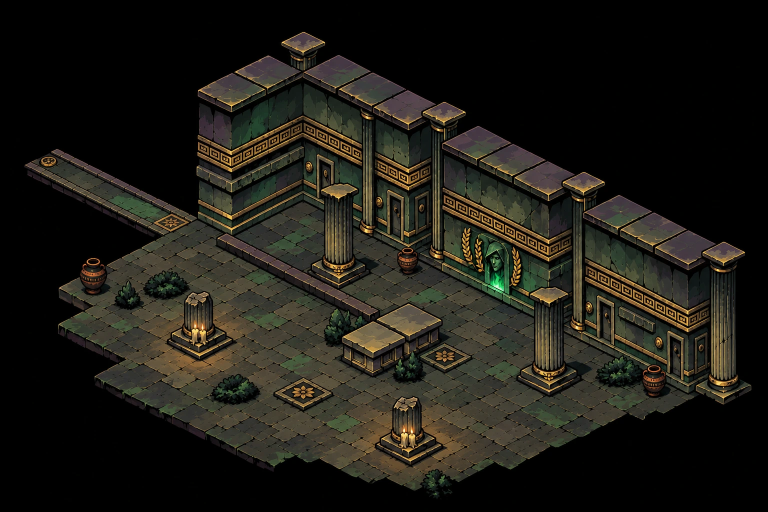
#> input picture assets/rooms/altar_01.png, 1536 x 1024 px (shown at 1/2 size)
$ python -i import_room_paint.py   (imports and definitions only)
#> lines starting #> are read from the running program, lines starting #| are printed output that depends on the picture; after the words box and inside, x2 and y2 are one past the last pixel; in counts of white or black regions, pixels touching at a corner belong together
#> further down, picture is the input picture: shape (1024, 1536, 3); mean B, G, R 22, 28.8, 30.8
"""Import a generated painting of a room (made from a paint guide, see
docs/paint_guides/README.md) so the game can lay it back over that room.

    python3 tools/rooms/import_room_paint.py PAINTING GUIDE_JSON NAME [walls]

PAINTING    the image the generator returned (any size; resized to the guide's)
GUIDE_JSON  the guide's camera file (world_to_image), written by --paint-guide
NAME        output name: assets/rooms/NAME.png and assets/rooms/NAME.json
holes=LAYOUT  (the Phlegethon) lone void cells inside an island in that layout file are
            sinkholes: dark painted pixels in them are keyed out so the lava shows
pits=LAYOUT   (the hub) every soul-fire pit cell in that layout file: dark painted pixels
            in it are keyed out so the game's green fire burns there
walls       the painting includes the walls the game adds around rooms (ENCLOSE): those
            walls then draw it; without it they keep their own art (older paintings
            show abyss where they stand)

What it does:
- The black abyss around the floor is made transparent, so the game's animated
  soul-fire void shows through: near-black regions connected to the image border are
  flood-filled and keyed out. Dark pixels inside the room (grout, pit shadows, ink) stay.
- A coarse copy of that abyss mask goes into the JSON (`mask`, one hex digit per 16 px),
  so the game knows where the painting has floor and only drops tiles there.
- Its average colour (`mean`) is stored too: the game tints walls it doesn't cover
  (kit art) toward it, so they don't stand out in grey.
- The guide's camera transform is copied next to it. The game fades the painting's outer
  edge itself (room_paint.gdshader), so it blends into the tiles beyond it.
"""
import json
import os
import sys

import numpy as np
from PIL import Image, ImageDraw, ImageFilter

ROOT = os.path.abspath(os.path.join(os.path.dirname(__file__), "..", ".."))
ABYSS_LUM = 0.035     # darker than this and touching the border = abyss
MASK_STEP = 16        # px per cell of the coarse mask in the JSON


def key_abyss(rgb):
    lum = rgb.mean(-1) / 255.0
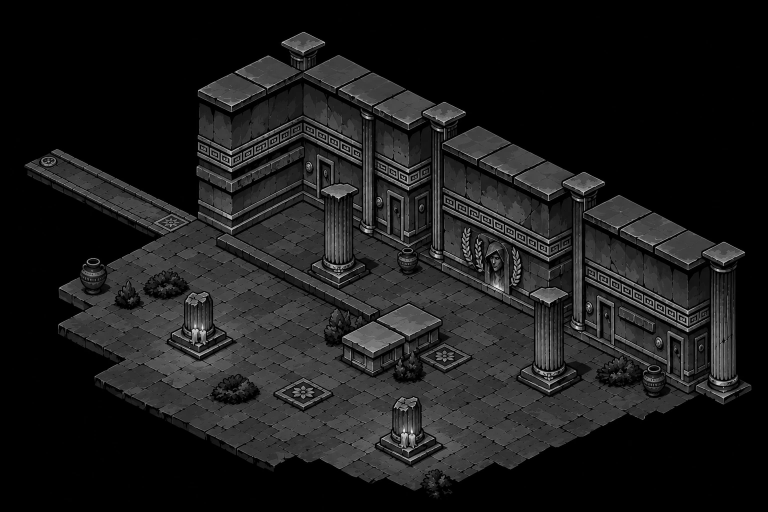
#> lum: shape (1024, 1536) float64 (shown at 1/2 size); min 0, max 0.956, mean 0.107
    mask = Image.fromarray(((lum < ABYSS_LUM) * 255).astype(np.uint8)).copy()   # fromarray images are read-only
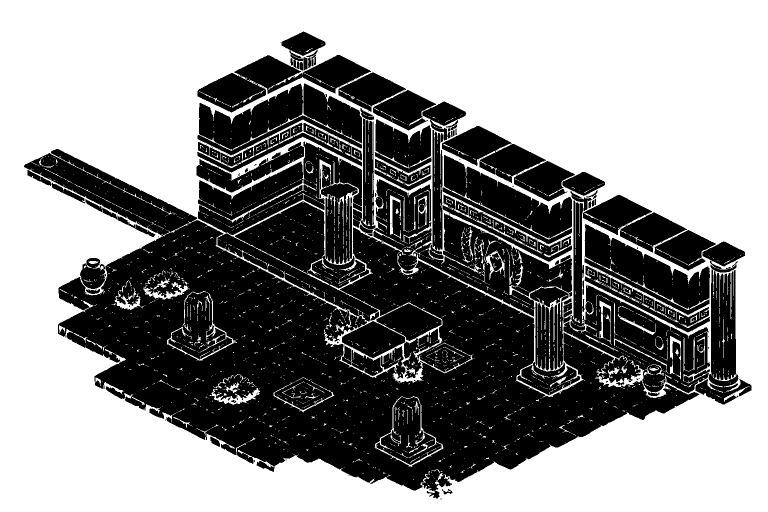
#> mask: PIL image 1536x1024 L (shown at 1/2 size); 55.9% white; 233 black regions (175 under 20 px), largest, box (x1, y1, x2, y2) and area: (48, 298, 1420, 998) 463313, (395, 167, 724, 311) 23015, (396, 282, 724, 470) 22645
    h, w = lum.shape
#> h = 1024; w = 1536
    border = [(x, 0) for x in range(w)] + [(x, h - 1) for x in range(w)] + \
             [(0, y) for y in range(h)] + [(w - 1, y) for y in range(h)]
    for x, y in border:
        if mask.getpixel((x, y)) == 255:
            ImageDraw.floodfill(mask, (x, y), 128, thresh=0)
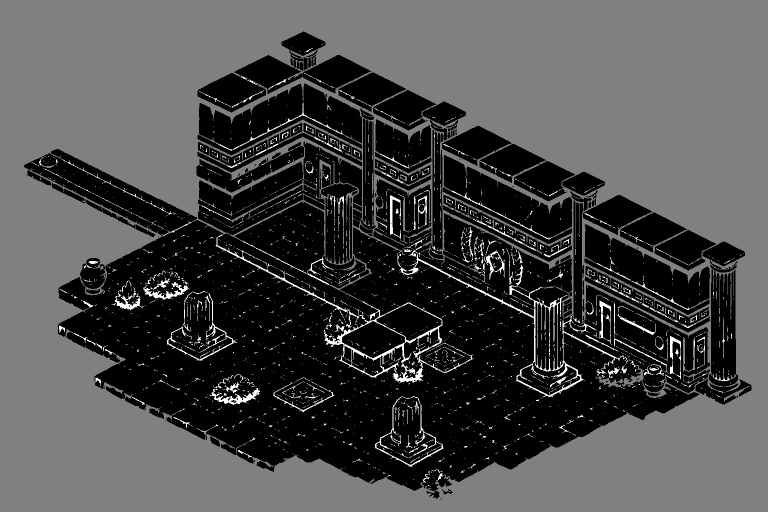
#> mask: PIL image 1536x1024 L (shown at 1/2 size); min 0, max 255, mean 75.2
    abyss = (np.asarray(mask) == 128).astype(np.uint8) * 255
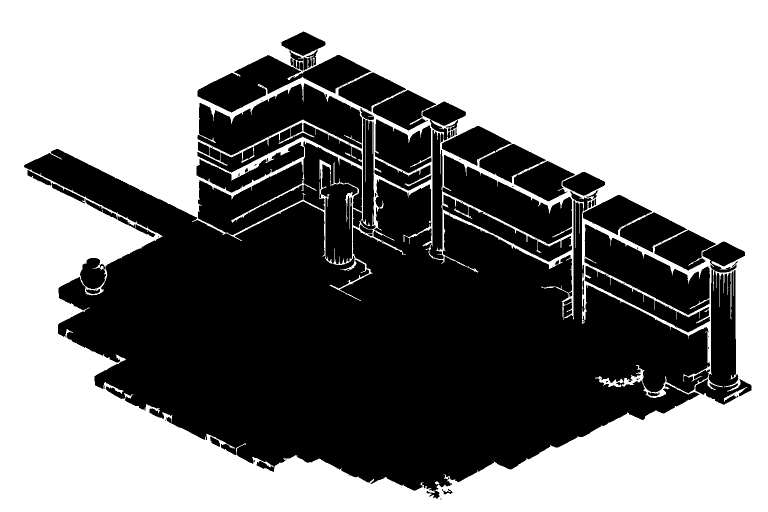
#> abyss: shape (1024, 1536) (shown at 1/2 size); 53% white; 177 black regions (123 under 20 px), largest, box (x1, y1, x2, y2) and area: (48, 298, 1420, 998) 502557, (395, 167, 724, 311) 23765, (396, 282, 724, 470) 23344
    # soften the cut by a pixel or two so the ink edge stays and nothing halos
    soft = Image.fromarray(abyss).filter(ImageFilter.MinFilter(3)).filter(ImageFilter.GaussianBlur(1.2))
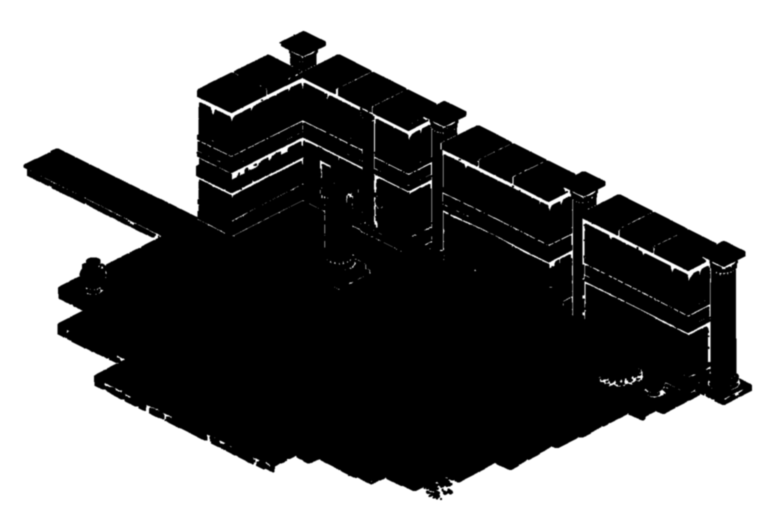
#> soft: PIL image 1536x1024 L (shown at 1/2 size); min 0, max 255, mean 129
    return 1.0 - np.asarray(soft).astype(np.float32) / 255.0
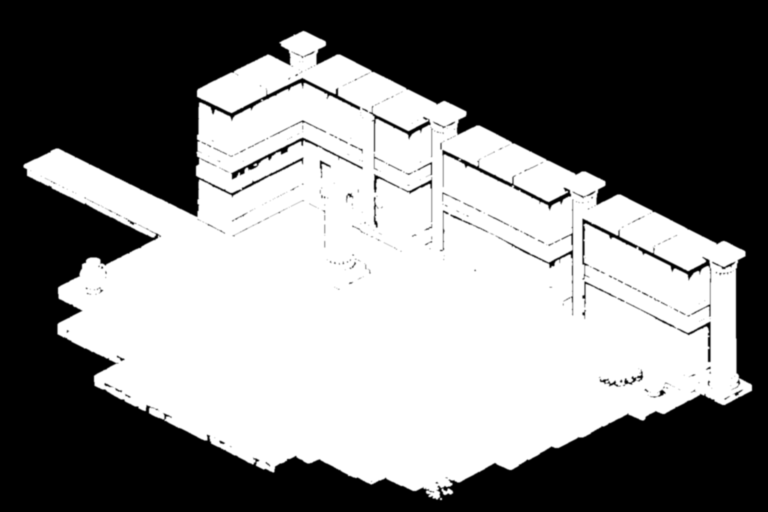
#> returned value: shape (1024, 1536) float32 (shown at 1/2 size); min 0, max 1, mean 0.494


HOLE_LUM = 0.1       # sinkholes: darker than this inside an interior void cell = see-through


# [62 lines left out: functions key_holes, main, not called in this run]


# [8 lines not run here, left out]

>>> import cv2
>>> picture = cv2.imread('../../assets/rooms/altar_01.png')
>>> result = key_abyss(picture)

$ run again, on assets/rooms/arena_jade.png
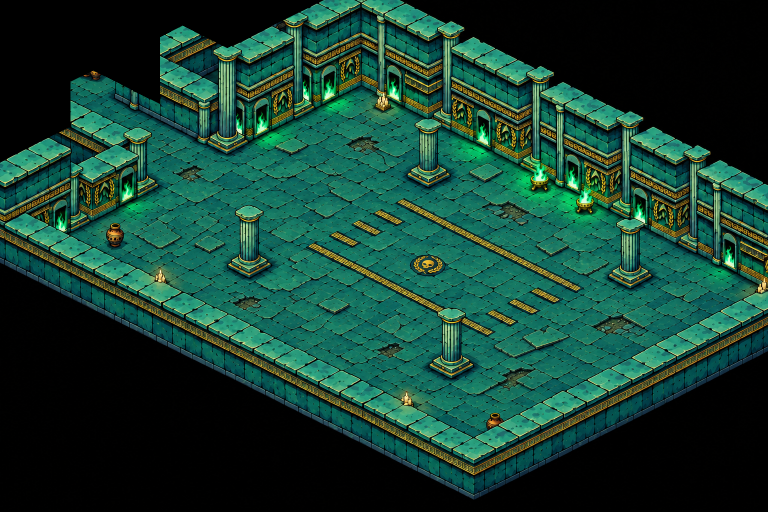
#> input picture assets/rooms/arena_jade.png, 1536 x 1024 px (shown at 1/2 size)
#> picture is the input picture: shape (1024, 1536, 3); mean B, G, R 50.4, 64.3, 21.8
#> in key_abyss, `mask = Image.fromarray(((lum < ABYSS_LUM) * 255).astype(np.uint8)).cop..`:
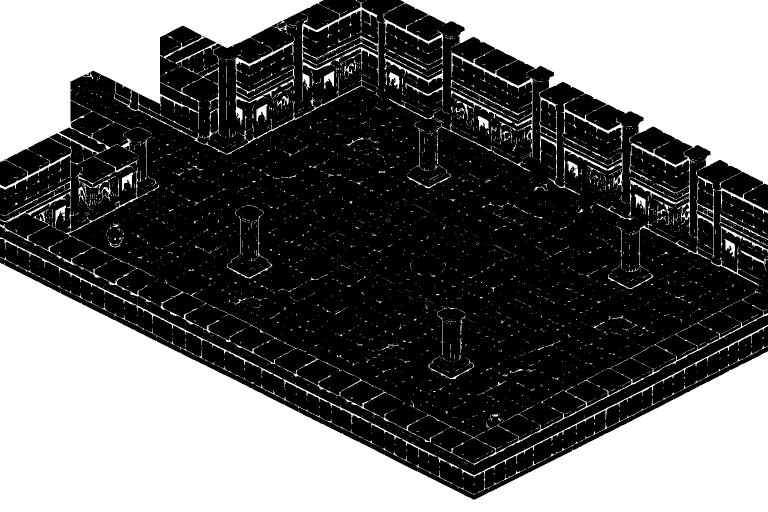
#> mask: PIL image 1536x1024 L (shown at 1/2 size); 40.5% white; 4984 white regions (4680 under 20 px), largest, box (x1, y1, x2, y2) and area: (0, 526, 1536, 1024) 349041, (795, 0, 1536, 371) 136595, (0, 0, 647, 380) 93252
#> abyss: shape (1024, 1536); 37.1% white; 20 white regions (8 under 20 px), largest, box (x1, y1, x2, y2) and area: (0, 526, 1536, 1024) 349041, (801, 0, 1536, 370) 136502, (0, 0, 647, 325) 91314
#> in key_abyss, `return 1.0 - np.asarray(soft).astype(np.float32) / 255.0`:
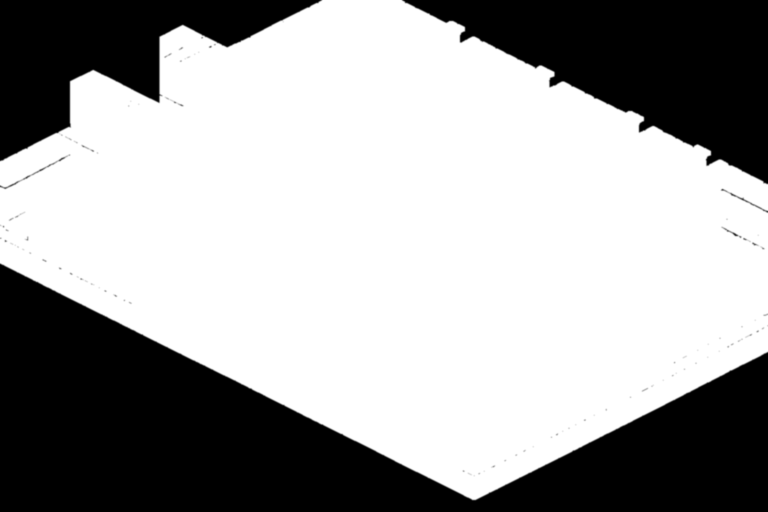
#> returned value: shape (1024, 1536) float32 (shown at 1/2 size); min 0, max 1, mean 0.637

$ run again, on assets/rooms/lethe_jade.png
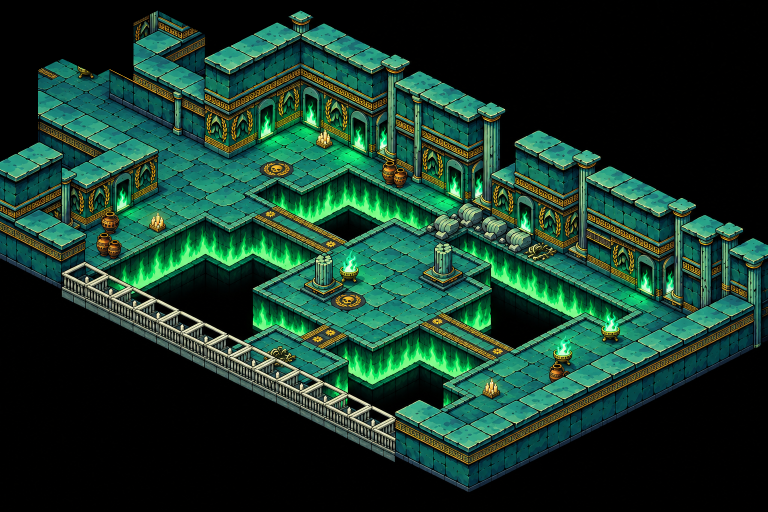
#> input picture assets/rooms/lethe_jade.png, 1536 x 1024 px (shown at 1/2 size)
#> picture is the input picture: shape (1024, 1536, 3); mean B, G, R 42.4, 57.1, 23.4
#> in key_abyss, `mask = Image.fromarray(((lum < ABYSS_LUM) * 255).astype(np.uint8)).cop..`:
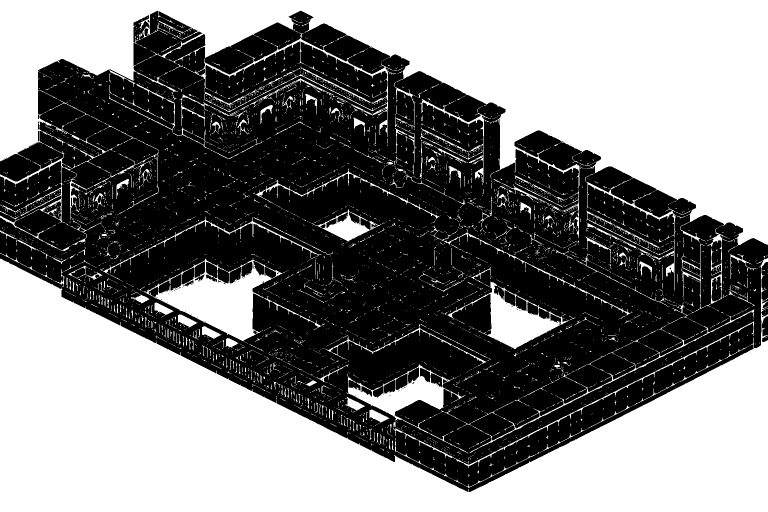
#> mask: PIL image 1536x1024 L (shown at 1/2 size); 49.1% white; 6510 white regions (6164 under 20 px), largest, box (x1, y1, x2, y2) and area: (0, 517, 1536, 1024) 360079, (0, 0, 1536, 492) 316470, (287, 517, 643, 683) 17271
#> abyss: shape (1024, 1536); 43% white; 13 white regions (6 under 20 px), largest, box (x1, y1, x2, y2) and area: (0, 517, 1536, 1024) 360076, (0, 0, 1536, 490) 315109, (0, 302, 129, 370) 628
#> in key_abyss, `return 1.0 - np.asarray(soft).astype(np.float32) / 255.0`:
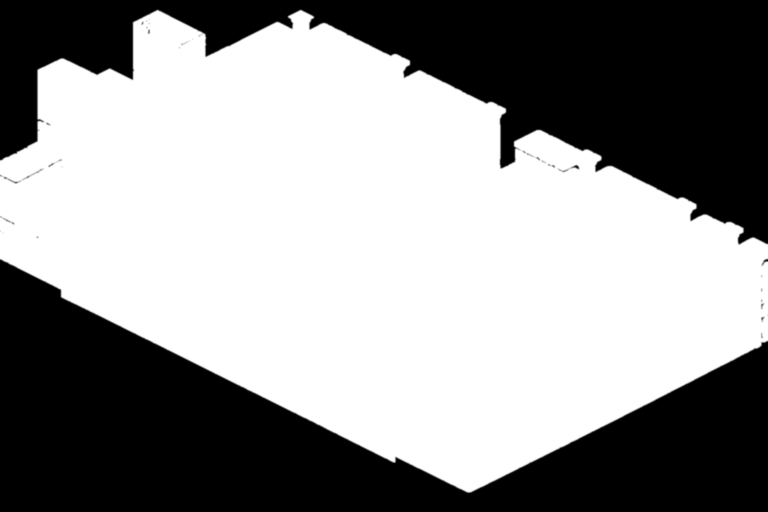
#> returned value: shape (1024, 1536) float32 (shown at 1/2 size); min 0, max 1, mean 0.575
